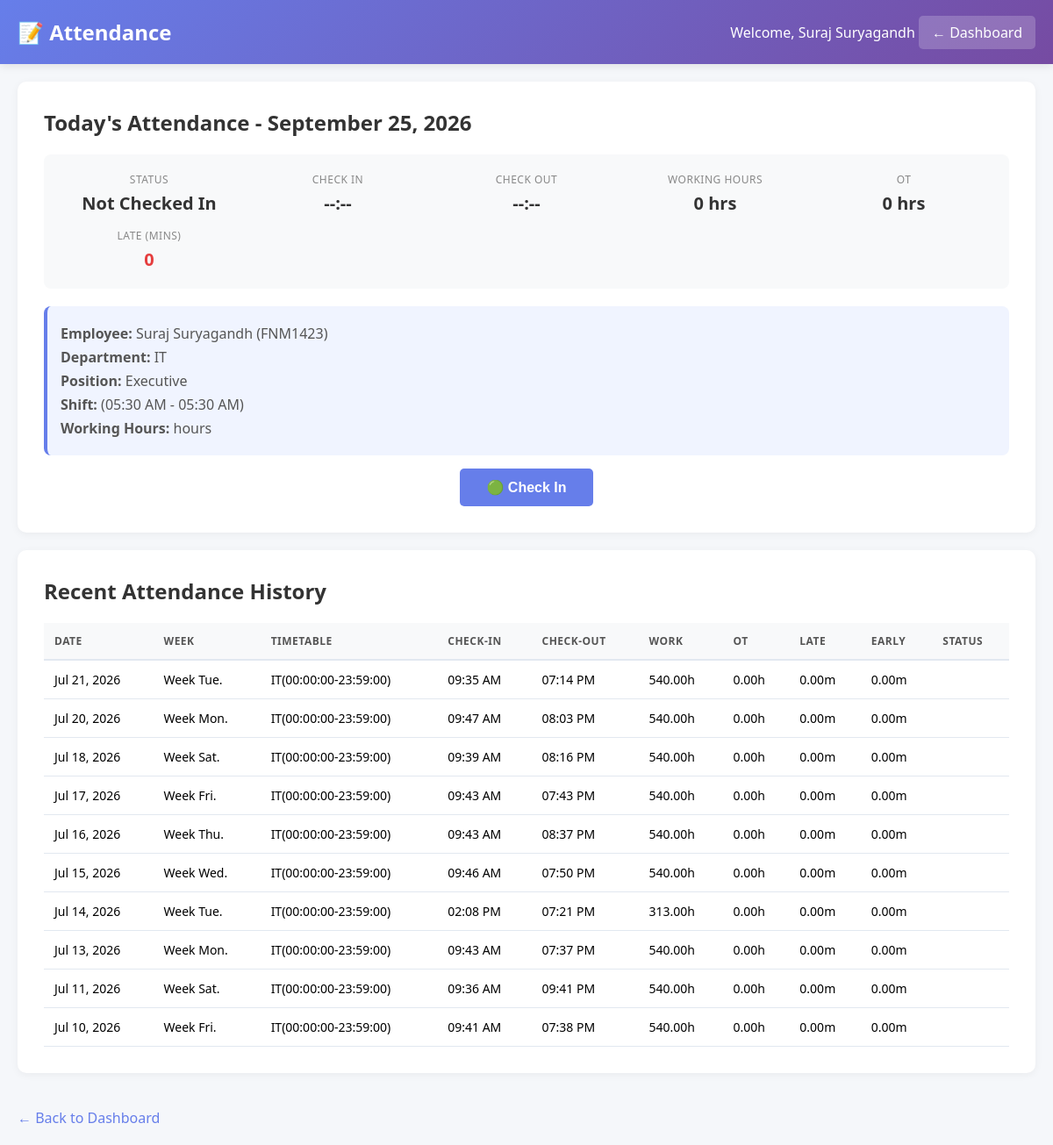
Page /attendance.php (signed in) on the committed database.
### tables this page shows
CREATE TABLE `users` (
  `id` int(11) NOT NULL,
  `person_id` varchar(20) NOT NULL,
  `username` varchar(50) NOT NULL,
  `password` varchar(255) NOT NULL,
  `full_name` varchar(100) NOT NULL,
  `email` varchar(100) DEFAULT NULL,
  `department` varchar(50) DEFAULT NULL,
  `position` varchar(50) DEFAULT NULL,
  `role` enum('centre_head','process_head','manager','am','tl','agent') NOT NULL,
  `process` varchar(50) DEFAULT NULL,
  `reporting_to` int(11) DEFAULT NULL,
  `shift_id` int(11) DEFAULT NULL,
  `created_at` timestamp NOT NULL DEFAULT current_timestamp(),
  `is_active` tinyint(1) DEFAULT 1,
  `temp_reporting_id` varchar(50) DEFAULT NULL
);

### config.php (called while the page is built, shortened)
<?php
try {
    $pdo = new PDO("mysql:host=" . DB_HOST . ";dbname=" . DB_NAME, DB_USER, DB_PASS);
    $pdo->setAttribute(PDO::ATTR_ERRMODE, PDO::ERRMODE_EXCEPTION);
    $pdo->setAttribute(PDO::ATTR_DEFAULT_FETCH_MODE, PDO::FETCH_ASSOC);
} catch(PDOException $e) {
    die("Connection failed: " . $e->getMessage());
}
function isLoggedIn() {
    return isset($_SESSION['user_id']);
}
function getCurrentUser() {
    global $pdo;
    $stmt = $pdo->prepare("SELECT * FROM users WHERE id = ?");
    $stmt->execute([$_SESSION['user_id']]);
    return $stmt->fetch();
}
?>

### attendance.php (the view, shortened to what this page needs)
<?php
require_once 'config.php';
$user = getCurrentUser();
$today = date('Y-m-d');
$stmt = $pdo->prepare("SELECT * FROM attendance WHERE person_id = ? AND date = ?");
$stmt->execute([$user['person_id'], $today]);
$attendance = $stmt->fetch();
$stmt = $pdo->prepare("SELECT s.* FROM shifts s WHERE s.id = (SELECT shift_id FROM users WHERE id = ?)");
$stmt->execute([$user['id']]);
$shift = $stmt->fetch();
if (!$shift) {
    $stmt = $pdo->prepare("SELECT * FROM shifts WHERE shift_name = 'Morning Shift'");
    $stmt->execute();
    $shift = $stmt->fetch();
}
?>
<!DOCTYPE html>
<html lang="en">
<head>
</head>
<body>
    <div class="header">
        <h1>📝 Attendance</h1>
        <div class="header-actions">
            <span>Welcome, <?php echo htmlspecialchars($user['full_name']); ?></span>
            <a href="dashboard.php">← Dashboard</a>
        </div>
    </div>
    <div class="container">
        <div class="card">
            <h2>Today's Attendance - <?php echo date('F j, Y'); ?></h2>
            <div class="attendance-status">
                <div class="status-item">
                    <div class="label">Status</div>
                    <div class="value <?php echo strtolower($attendance['status'] ?? ''); ?>">
                        <?php echo $attendance ? $attendance['status'] : 'Not Checked In'; ?>
                    </div>
                </div>
                <div class="status-item">
                    <div class="label">Check In</div>
                    <div class="value"><?php echo $attendance && $attendance['check_in'] ? date('h:i A', strtotime($attendance['check_in'])) : '--:--'; ?></div>
                </div>
                <div class="status-item">
                    <div class="label">Check Out</div>
                    <div class="value"><?php echo $attendance && $attendance['check_out'] ? date('h:i A', strtotime($attendance['check_out'])) : '--:--'; ?></div>
                </div>
                <div class="status-item">
                    <div class="label">Working Hours</div>
                    <div class="value"><?php echo $attendance && $attendance['work'] ? $attendance['work'] . ' hrs' : '0 hrs'; ?></div>
                </div>
                <div class="status-item">
                    <div class="label">OT</div>
                    <div class="value"><?php echo $attendance && $attendance['ot'] ? $attendance['ot'] . ' hrs' : '0 hrs'; ?></div>
                </div>
                <div class="status-item">
                    <div class="label">Late (mins)</div>
                    <div class="value late"><?php echo $attendance && $attendance['late'] ? $attendance['late'] : '0'; ?></div>
                </div>
            </div>
            <div class="shift-info">
                <p><strong>Employee:</strong> <?php echo htmlspecialchars($user['full_name']); ?> (<?php echo $user['person_id']; ?>)</p>
                <p><strong>Department:</strong> <?php echo htmlspecialchars($user['department']); ?></p>
                <p><strong>Position:</strong> <?php echo htmlspecialchars($user['position']); ?></p>
                <p><strong>Shift:</strong> <?php echo htmlspecialchars($shift['shift_name']); ?> (<?php echo date('h:i A', strtotime($shift['start_time'])); ?> - <?php echo date('h:i A', strtotime($shift['end_time'])); ?>)</p>
                <p><strong>Working Hours:</strong> <?php echo $shift['working_hours']; ?> hours</p>
            </div>
            <div class="actions">
                <?php if (!$attendance): ?>
                    <form method="POST" action="">
                        <button type="submit" name="check_in" class="btn btn-primary">🟢 Check In</button>
                    </form>
                <?php elseif (!$attendance['check_out']): ?>
                    <form method="POST" action="">
                        <button type="submit" name="check_out" class="btn btn-success">🔴 Check Out</button>
                    </form>
                <?php else: ?>
                    <div class="btn btn-secondary" style="cursor: default;">✅ Completed for Today</div>
                <?php endif; ?>
            </div>
        </div>
        <div class="card">
            <h2>Recent Attendance History</h2>
            <div class="table-responsive">
                <table>
                    <thead>
                        <tr>
                            <th>Date</th>
                            <th>Week</th>
                            <th>Timetable</th>
                            <th>Check-in</th>
                            <th>Check-out</th>
                            <th>Work</th>
                            <th>OT</th>
                            <th>Late</th>
                            <th>Early</th>
                            <th>Status</th>
                        </tr>
                    </thead>
                    <tbody>
                        <?php
                        $stmt = $pdo->prepare("SELECT * FROM attendance WHERE person_id = ? ORDER BY date DESC LIMIT 10");
                        $stmt->execute([$user['person_id']]);
                        $history = $stmt->fetchAll();
                        foreach ($history as $record):
                        ?>
                        <tr>
                            <td><?php echo date('M d, Y', strtotime($record['date'])); ?></td>
                            <td>Week <?php echo $record['week']; ?></td>
                            <td><?php echo htmlspecialchars($record['timetable']); ?></td>
                            <td><?php echo $record['check_in'] ? date('h:i A', strtotime($record['check_in'])) : '-'; ?></td>
                            <td><?php echo $record['check_out'] ? date('h:i A', strtotime($record['check_out'])) : '-'; ?></td>
                            <td><?php echo $record['work'] ? $record['work'] . 'h' : '-'; ?></td>
                            <td><?php echo $record['ot'] ? $record['ot'] . 'h' : '-'; ?></td>
                            <td><?php echo $record['late'] ? $record['late'] . 'm' : '-'; ?></td>
                            <td><?php echo $record['early'] ? $record['early'] . 'm' : '-'; ?></td>
                            <td><span class="status-badge status-<?php echo $record['status']; ?>"><?php echo $record['status']; ?></span></td>
                        </tr>
                        <?php endforeach; ?>
                    </tbody>
                </table>
            </div>
        </div>
        <a href="dashboard.php" class="back-link">← Back to Dashboard</a>
    </div>
</body>
</html>

### attendance.php (style rules this page uses)
* { margin: 0; padding: 0; box-sizing: border-box; }
body { font-family: 'Segoe UI', Tahoma, Geneva, Verdana, sans-serif; background: #f5f7fa; }
.header { background: linear-gradient(135deg, #667eea 0%, #764ba2 100%); color: white; padding: 20px; box-shadow: 0 2px 10px rgba(0,0,0,0.1); display: flex; justify-content: space-between; align-items: center; }
.header h1 { font-size: 24px; }
.header-actions a { color: white; text-decoration: none; padding: 8px 15px; background: rgba(255,255,255,0.2); border-radius: 5px; }
.container { max-width: 1200px; margin: 20px auto; padding: 0 20px; }
.card { background: white; padding: 30px; border-radius: 10px; box-shadow: 0 2px 10px rgba(0,0,0,0.05); margin-bottom: 20px; }
.card h2 { margin-bottom: 20px; color: #333; }
.attendance-status { display: grid; grid-template-columns: repeat(auto-fit, minmax(200px, 1fr)); gap: 15px; padding: 20px; background: #f8f9fa; border-radius: 8px; margin-bottom: 20px; }
.status-item { text-align: center; }
.status-item .label { font-size: 12px; color: #888; text-transform: uppercase; letter-spacing: 0.5px; }
.status-item .value { font-size: 20px; font-weight: 600; color: #333; margin-top: 5px; }
.status-item .value.late { color: #e53e3e; }
.btn { padding: 12px 30px; border: none; border-radius: 5px; cursor: pointer; font-size: 16px; font-weight: 600; transition: all 0.3s; text-decoration: none; display: inline-block; }
.btn-primary { background: #667eea; color: white; }
.actions { display: flex; gap: 15px; justify-content: center; flex-wrap: wrap; }
.shift-info { background: #f0f4ff; padding: 15px; border-radius: 8px; margin: 15px 0; border-left: 4px solid #667eea; }
.shift-info p { margin: 5px 0; color: #555; }
.back-link { display: inline-block; margin-top: 20px; color: #667eea; text-decoration: none; }
.table-responsive { overflow-x: auto; }
table { width: 100%; border-collapse: collapse; }
table th { background: #f8f9fa; padding: 12px; text-align: left; font-weight: 600; color: #555; border-bottom: 2px solid #e2e8f0; font-size: 12px; text-transform: uppercase; letter-spacing: 0.5px; }
table td { padding: 12px; border-bottom: 1px solid #e2e8f0; font-size: 14px; }
.status-badge { padding: 4px 12px; border-radius: 20px; font-size: 12px; font-weight: 500; display: inline-block; }

### rows in the picture
users: full_name "Suraj Suryagandh", person "FNM1423", department "IT", position "Executive"

### other values in the picture
date('h:i A', strtotime($shift['start_time'])) "05:30 AM"
date('h:i A', strtotime($shift['end_time'])) "05:30 AM"
date('M d, Y', strtotime($record['date'])) "Jul 21, 2026"
$record['week'] "Tue."
$record['timetable'] "IT(00:00:00-23:59:00)"
date('h:i A', strtotime($record['check_in'])) "09:35 AM"
date('h:i A', strtotime($record['check_out'])) "07:14 PM"
$record['work'] "540.00"
$record['ot'] "0.00"
$record['late'] "0.00"
$record['early'] "0.00"
date('M d, Y', strtotime($record['date'])) "Jul 20, 2026"
$record['week'] "Mon."
date('h:i A', strtotime($record['check_in'])) "09:47 AM"
date('h:i A', strtotime($record['check_out'])) "08:03 PM"
